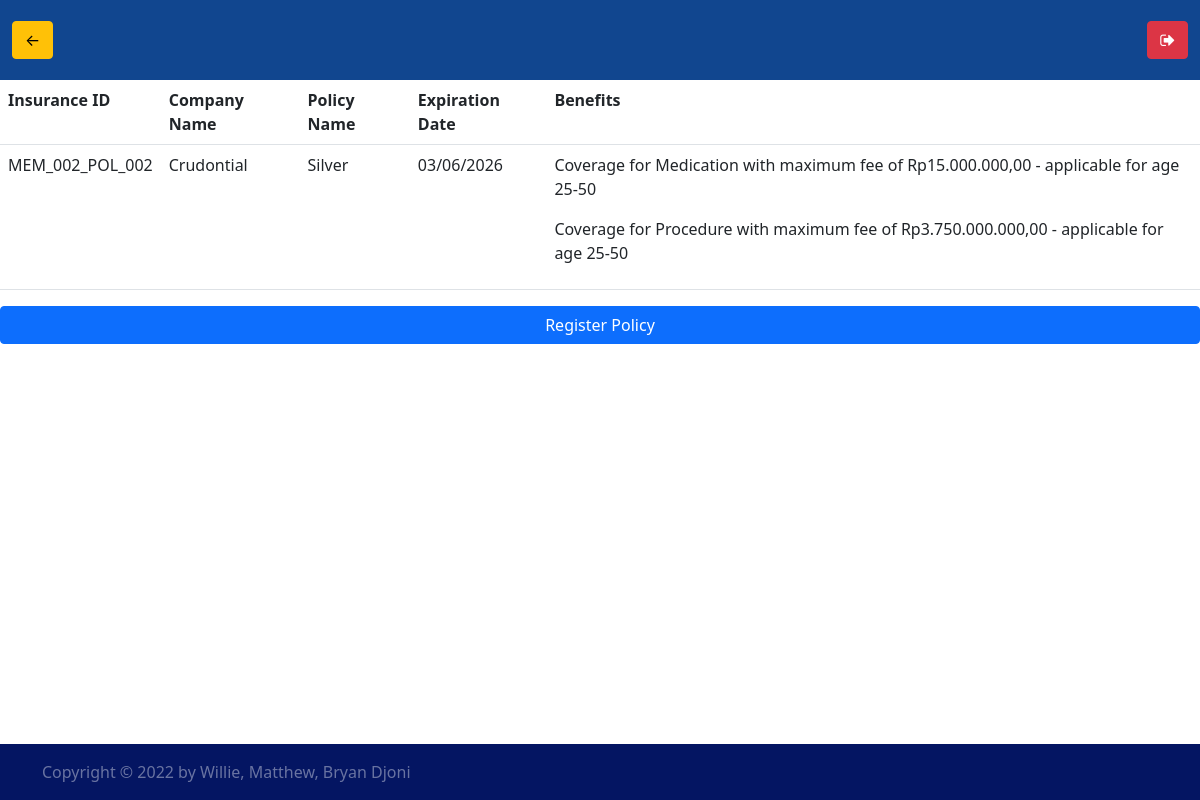
Page /insurances (signed in) on the committed database.
### aegisCorp/models/insuranceModel.py (models this page shows)
class CustomerInsurance(db.Model):
    __tablename__ = 'customerInsurances'
    member = relationship("Customer", back_populates='insurances')
    member_id = db.Column(db.Integer, db.ForeignKey('customers.id'), primary_key=True)
    policy = relationship("InsurancePolicy", back_populates='customer_insurances')
    policy_id = db.Column(db.Integer, db.ForeignKey('policies.id'), primary_key=True)
    expiration_date = db.Column(db.DateTime, nullable=False)

class InsuranceCompany(db.Model):
    __tablename__ = 'companies'
    id = db.Column(db.Integer, primary_key=True)
    name = db.Column(db.String(255), unique=True, nullable=False)
    staffs = relationship("InsuranceStaff", back_populates='company')
    policies = relationship("InsurancePolicy", back_populates='company')

class InsurancePolicy(db.Model):
    __tablename__ = 'policies'
    id = db.Column(db.Integer, primary_key=True)
    name = db.Column(db.String(255), unique=True, nullable=False)
    company = relationship("InsuranceCompany", back_populates='policies')
    company_id = db.Column(db.Integer, db.ForeignKey('companies.id'), primary_key=True)
    benefits = relationship("PolicyBenefit", back_populates='policy')
    customer_insurances = relationship("CustomerInsurance", back_populates='policy')

### aegisCorp/routes/customer.py (the view)
@customer.route("/insurances")
@customer_only
def get_insurances():
    user = user_models.get("Customer").query.filter_by(user_id=current_user.id).first()
    insurances = CustomerInsurance.query.filter_by(member_id=user.id)
    return render_template("customer.html", insurances=insurances, purpose='show')

### aegisCorp/utils/filters/insurance.py (called while the page is built)
def format_insurance_id(insurance):
    return f"MEM_{format_id(insurance.member_id)}_POL_{format_id(insurance.policy_id)}"

def get_insurance_benefits(insurance):
    return [f"Coverage for {benefit.benefit.type.name.capitalize()} \
        with maximum fee of {currency(benefit.benefit.price_limit*15000)} - \
        applicable for age {benefit.benefit.min_age}-{benefit.benefit.max_age}"
        for benefit in insurance.policy.benefits
    ]

def get_insurance_company(insurance):
    return insurance.policy.company.name

def get_insurance_policy(insurance):
    return insurance.policy.name

### aegisCorp/utils/filters/utils.py (called while the page is built)
def currency(price:int):
    price_str = str(price)
    prefix_index = len(price_str)%3 if len(price_str)%3!=0 else 3
    prefix = price_str[:prefix_index]
    suffix = price_str[prefix_index:]
    return 'Rp' + prefix +''.join(["." + suffix[i*3:3*i+3] for i in range(len(price_str)//3) if suffix[i*3:i*3+3]!='']) + ',00'

def format_id(id):
    count = len(str(id))
    return "0"*(3-count) + str(id)

def format_date(date):
    return date.strftime("%d/%m/%Y")

### aegisCorp/templates/customer.html (shortened to what this page needs)
{% extends "./layout.html" %}
{% block back_button %}
    <a href="{{url_for('views.home')}}" class="btn btn-warning">&larr;</a>
{% endblock %}
{% block content %}
    {% if purpose == 'add' %}
    <form action="{{url_for('customer.add_insurance')}}" method="post">
        {{form.csrf_token}}
        {% with messages = get_flashed_messages() %}
            {% if messages: %}
            <p style="color:red;">{{messages[0]}}</p>
            {% endif %}
        {% endwith %}
        <div class="mb-3">
            <label class="form-label">{{form.insurance_id.label}}</label>
            {{form.insurance_id(class='form-control')}}
        </div>
        {{form.submit(class="btn btn-primary float-end")}}
    </form>
    {% elif purpose =='show' %}
    <table class="table">
        <tr>
            <th>Insurance ID</th>
            <th>Company Name</th>
            <th>Policy Name</th>
            <th>Expiration Date</th>
            <th>Benefits</th>
        </tr>
        {% if insurances.count() == 0 %}
        <tr>
            <td colspan="4"><h3>No Insurance!</h3></td>
        </tr>
        {% else %}
        {% for insurance in insurances: %}
        <tr>
            <td>{{insurance | format_insurance_id}}</td>
            <td>{{insurance | get_insurance_company}}</td>
            <td>{{insurance | get_insurance_policy}}</td>
            <td>{{insurance.expiration_date | format_date}}</td>
            <td>
                {% for benefit in insurance | get_insurance_benefits %}
                <p>{{benefit}}</p>
                {% endfor %}
            </td>
        </tr>
        {% endfor %}
        {% endif %}
    </table>
    <a href="{{url_for('customer.add_insurance')}}" class="btn btn-primary float-end">Register Policy</a>
    {% endif %}
{% endblock %}

### aegisCorp/static/css/styles.css (style rules this page uses)
body { min-width: 100vw; width:100vw; min-height: 100vh; height:100vh; }

### rows in the picture
CustomerInsurance: member+policy "MEM_002_POL_002", name "Crudontial", name "Silver", expiration_date "03/06/2026", get_insurance_benefits "Coverage for Medication with maximum fee of Rp15.000.000,00 - applicable for age 25-50" "Coverage for Procedure with maximum fee of Rp3.750.000.000,00 - applicable for age 25-50"
